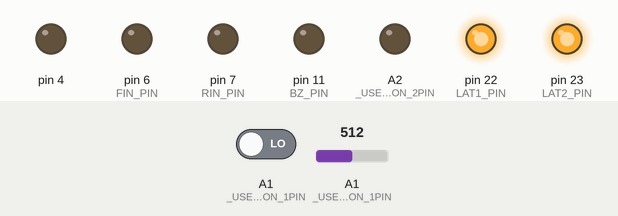
The sketch below on a simulated Arduino Leonardo, built with avr-gcc and run on an emulated ATmega32U4. Parts: output pins drawn as LEDs (lit = HIGH). The inputs (shaded band) are chosen by the test bench; at power-on: A1 (_USER_CON_1PIN) LOW, A1 (_USER_CON_1PIN) = 512.

Above: at 0.1 s.
Timing chart, 0 to 1.6 s (numbered marks = the images above):
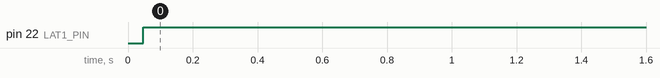

Measured:
- by itself, pin 22 (LAT1_PIN): LOW → HIGH at 0.05 s

The sketch:

kadai1.ino
```cpp
// 5:27

// xpos←,→ を sw1,sw2 とする

#define USE_TIMER3_ISR
#include "mono_con.h"

const int lo = 0 + 200;
const int hi = 1023 - 200;

int dp[2] = { 0x00, 0x00 };

int tsw, xpos;

word in;

void onedisp(int n[2]) {
	static int pren[2] = { 0x00, 0x00 };
	if (memcmp(n, pren, sizeof(pren)) != 0) {
		memcpy(pren, n, sizeof(pren));
		disp(n[0], n[1]);
	}
}

ISR(TIMER3_COMPA_vect) {
	if (in++ > 5) {
		in = 0;

		tsw = digitalRead(_USER_CON_5PIN);
		xpos = analogRead(A1);
	}
}

void setup() {
	config_init();
	serial_init();
}

void loop() {
	if (tsw == HIGH) dp[0] = dp[1] = 0xFF;
	else if (tsw == LOW) dp[0] = dp[1] = 0x00;
	if (xpos > hi) dp[0] ^= 0xFF;
	if (xpos < lo) dp[1] ^= 0xFF;
	onedisp(dp);
}
```

mono_con.h
```cpp
//===================================================================================================================
//
//  高校生ものづくりコンテスト2026岡山県大会用 ArduinoShield
//
//    出力回路: 百エディケーション製
//    https://hyakuedu.wordpress.com/
//
//    CPU Board: Arduino MEGA 2560 R3
//                                     2026/01/08 OKAKO
//
//===================================================================================================================
#ifndef _MONO_CON_2026_H
#define _MONO_CON_2026_H

//--- Arduino  ATmega2560 Input
#define _USER_CON_1PIN A1
#define _USER_CON_2PIN A2
#define _USER_CON_3PIN 17
#define _USER_CON_4PIN 18
#define _USER_CON_5PIN 19
#define _USER_CON_6PIN 40
#define _USER_CON_7PIN 42
#define _USER_CON_8PIN 20 //GND

//--- OKAKO_Shield_CN2
#define BOARD_SW_PIN 26
#define BZ_PIN 11
#define FIN_PIN 6
#define RIN_PIN 7
#define LAT2_PIN 23
#define LAT1_PIN 22
#define SCK_PIN 24
#define SDI_PIN 25

//--- セグメントLED 0-9,blank
const int num[11] = { 0x3f, 0x06, 0x5b, 0x4f, 0x66,  //0, 1, 2, 3, 4
                      0x6d, 0x7d, 0x27, 0x7f, 0x6f,  //5, 6, 7, 8, 9
                      0x00 };                        //blank

//--- レジスタ初期設定
void config_init(void) {
  pinMode(_USER_CON_1PIN, INPUT);
  pinMode(_USER_CON_2PIN, INPUT);
  pinMode(_USER_CON_3PIN, INPUT);
  pinMode(_USER_CON_4PIN, INPUT);
  pinMode(_USER_CON_5PIN, INPUT);
  pinMode(_USER_CON_6PIN, INPUT);
  pinMode(_USER_CON_7PIN, INPUT);

  pinMode(_USER_CON_8PIN, OUTPUT);
  digitalWrite(_USER_CON_8PIN, LOW); //IN_D4をGND設定

  pinMode(BOARD_SW_PIN, INPUT);
  pinMode(BZ_PIN, OUTPUT);
  pinMode(RIN_PIN, OUTPUT);
  pinMode(FIN_PIN, OUTPUT);
  pinMode(LAT1_PIN, OUTPUT);
  pinMode(LAT2_PIN, OUTPUT);
  pinMode(SCK_PIN, OUTPUT);
  pinMode(SDI_PIN, OUTPUT);

  ////////// DCモータ制御用PWM信号生成用のタイマ(Timer4)の周波数を31.37KHzに変更 //////////
  TCCR4B = (TCCR4B & 0b11111000) | 0x01;

#ifdef USE_TIMER3_ISR
  ////////// 1ms割り込み用のタイマ(Timer3)の初期化 //////////
  TCCR3A = 0;
  TCCR3B = 0x0b;
  // OCR3A = 124;
  OCR3A = 249;
  TIMSK3 = 2;
#endif
}

//--- 構造体宣言bitset
struct bitset {
  int SDI : 1;   // bit0 シリアルデータ
  int SCK : 1;   // bit1 シリアルクロック
  int LAT1 : 1;  // bit2 7seg LED 系ラッチ
  int LAT2 : 1;  // bit3 フルカラーLED,step モータ系ラッチ
  int DCM : 2;   // bit4,5 DC モータの動作モード
  int BZ : 1;    // bit6 圧電スピーカ
  int TSW : 1;   // bit7 タクトスイッチ入力
};
struct bitset RC;  // 構造体変数

//--- 共用体宣言lm (LED & step Motor)
union {
  struct {               //--- 構造体宣言，bit というグループ名
    int SM : 4;   // bit0 ～ bit3 ステッピングモータ励磁信号
    int R : 1;    // bit4 フルカラーLED，赤色
    int B : 1;    // bit5 フルカラーLED，青色
    int G : 1;    // bit6 フルカラーLED，緑色
    int res : 1;  // bit7 未使用
  } bit;          // bit アクセス名
  struct {
    int SM : 4;
    int GBR : 3;  // フルカラーLED, カラーコードを3bitで指定
    int res : 1;
  } color;  // GBRを3ビットアクセス名
  int b8;   // byte アクセス名
} lm;       // 共用体変数名

//--- U1,U2,U3初期化
void serial_init(void) {
  // U1, U2
  digitalWrite(LAT1_PIN, LOW);
  shiftOut(SDI_PIN, SCK_PIN, MSBFIRST, 0x00);
  shiftOut(SDI_PIN, SCK_PIN, MSBFIRST, 0x00);
  digitalWrite(LAT1_PIN, HIGH);

  // U3
  digitalWrite(LAT2_PIN, LOW);
  shiftOut(SDI_PIN, SCK_PIN, MSBFIRST, 0x00);
  digitalWrite(LAT2_PIN, HIGH);
}

//--- 2桁7セグメントLEDの表示関数
void disp(char leftPat, char rightPat) {
  digitalWrite(LAT1_PIN, LOW);
  shiftOut(SDI_PIN, SCK_PIN, MSBFIRST, leftPat);
  shiftOut(SDI_PIN, SCK_PIN, MSBFIRST, rightPat);
  digitalWrite(LAT1_PIN, HIGH);
}

//--- ステッピングモータの初期設定関数
int stepm_init(int n) {
  int spm[5] = { 0x9,     // A
                 0xc,     // B
                 0x6,     // nA
                 0x3,     // nB
                 0x00 };  // Stop

  return spm[n];
}

//--- フルカラーLEDとステッピングモータの動作制御関数
void led_stepmotor(char n) {
  digitalWrite(LAT2_PIN, LOW);
  shiftOut(SDI_PIN, SCK_PIN, MSBFIRST, n);
  digitalWrite(LAT2_PIN, HIGH);
}

#endif
```
